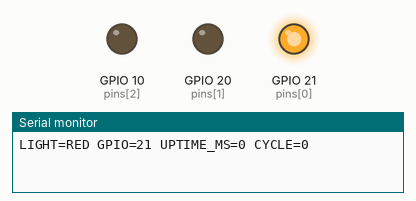
Recording of a program running on a simulated Seeed XIAO ESP32-C3. On the bench: output pins drawn as LEDs (lit = HIGH), the last lines printed to the serial monitor.

Above: at 0.5 s.
At 1.5 s:
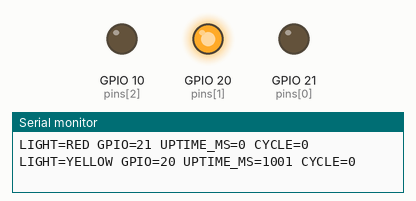
At 5.5 s:
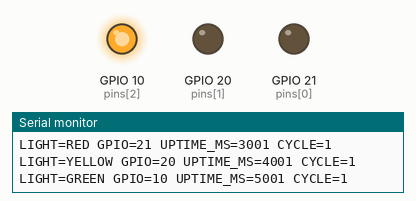
Timing chart, 0 to 6.9 s (numbered marks = the images above):
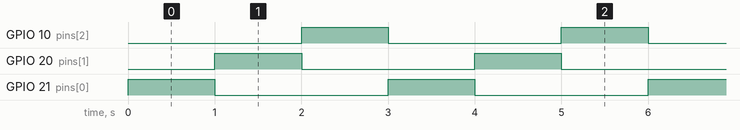

Measured:
- by itself, GPIO 10 (pins[2]), GPIO 20 (pins[1]), GPIO 21 (pins[0]): alternates HIGH for 1.0 s and LOW for 2.0 s
- by itself, everything shown: repeats every 3.0 s, in 3 steps

The program:

main.cpp
```cpp
#include <Arduino.h>

// Common-cathode module with onboard current-limiting resistors.
// XIAO: R=D6/GPIO21, Y=D7/GPIO20, G=D10/GPIO10, common=GND.
constexpr uint8_t pins[] = {21, 20, 10};
constexpr const char *names[] = {"RED", "YELLOW", "GREEN"};
constexpr uint32_t intervalMs = 1000;
uint8_t phase = 0;
uint32_t changedAt = 0;
uint32_t cycles = 0;

void showPhase() {
  for (auto pin : pins) digitalWrite(pin, LOW);
  digitalWrite(pins[phase], HIGH);
  Serial.printf("LIGHT=%s GPIO=%u UPTIME_MS=%lu CYCLE=%lu\n",
                names[phase], pins[phase], (unsigned long)millis(),
                (unsigned long)cycles);
}

void setup() {
  for (auto pin : pins) {
    digitalWrite(pin, LOW);
    pinMode(pin, OUTPUT);
  }
  Serial.begin(115200);
  // No wait for USB: standalone operation starts immediately as well.
  changedAt = millis();
  showPhase();
}

void loop() {
  const uint32_t now = millis();
  if (now - changedAt >= intervalMs) {
    changedAt = now;
    phase = (phase + 1) % 3;
    if (phase == 0) ++cycles;
    showPhase();
  }
  delay(1);
}
```
